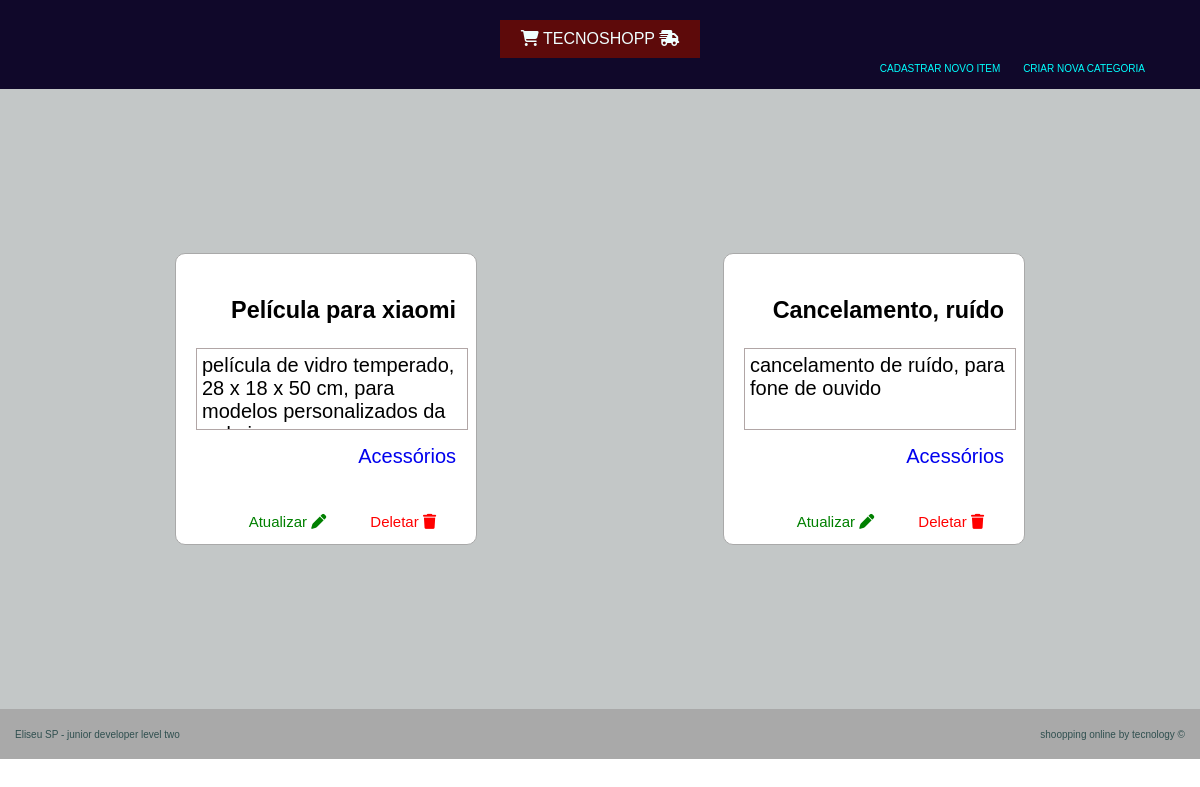
The app's page /categoria/produto/7/ with its own data.
### tecno/models.py (models this page shows, shortened)
class Produto(models.Model):
    index = models.BigAutoField(primary_key=True)
    nome = models.CharField(max_length=50, null=False)
    descricao = models.TextField()
    categoria = models.ForeignKey(Categoria, on_delete= models.CASCADE)

class Categoria(models.Model):
    index = models.BigAutoField(primary_key=True)
    nome = models.CharField(max_length=50, null=False)

### tecno/views/produto_da_categoria.py (the view)
# urls.py: path('categoria/produto/<int:index>/', produto_da_categoria, name= 'produto_da_categoria'),
def produto_da_categoria(request, index):
    produto = Produto.objects.filter(categoria = index).all()
    context = {
        'produto_da_categoria': produto
    }
    return render(request, 'categoria/produto_da_categoria.html', context= context)

### templates/categoria/produto_da_categoria.html
{% extends 'index.html' %}
{% block content %}
    <div class="main-lista-produto">
        {% for pdc in produto_da_categoria %}
            <div class="card">
                <ul>
                    <li><h3>{{ pdc.nome }}</h3></li>
                    <li class="descricao">{{ pdc.descricao }}</li>
                    <li class="card-categoria"><a href="/categoria/produto/{{pdc.categoria.index}}/">{{ pdc.categoria.nome }}</a></li>
                </ul>
                <div class="card-link">
                    <a class="card-link-atualizar" href="/atualizar/produto/{{pdc.index}}/">Atualizar <i class="fa-solid fa-pen"></i></a>
                    <a class="card-link-deletar" href="/deletar/produto/{{pdc.index}}/">Deletar <i class="fa-solid fa-trash"></i></a>
                </div>
            </div>
    {% endfor %}
    </div>
{% endblock%}

### static/css/style.css (style rules this page uses)
body { margin: 0; padding: 0; font-family: Arial, Helvetica, sans-serif; }
.main-lista-produto { margin: auto; width: 90%; min-height: 75vh; display: flex; flex-direction: row; flex-wrap: wrap; justify-content: center; align-items: center; gap: 1rem; padding: 10px; }
.card { background-color: white; display: inline-block; font-size: 20px; margin: auto; width: 300px; height: 290px; border: 1px solid darkgray; border-radius: 10px; }
.card ul { list-style: none; text-align: end; margin: 10px; padding: 10px; display: block; }
.card ul li { margin-bottom: 15px; }
.descricao { width: 100%; height: 70px; padding: 5px; border: 1px solid rgb(177, 166, 166); text-align: left; overflow: auto; }
.card-categoria { color: darkblue; }
.card-link { text-align: end; font-size: 15px; margin: 10px; padding : 10px; }
.card-link a { margin: 20px; }
.card-link-atualizar { color: green; }
.card-link-deletar { color: red; }
.card a { text-decoration: none; }

### records on screen
Produto: nome "Película para xiaomi", descricao "película de vidro temperado, 28 x 18 x 50 cm, para modelos personalizados da…", categoria.nome "Acessórios"
Produto: nome "Cancelamento, ruído", descricao "cancelamento de ruído, para fone de ouvido", categoria.nome "Acessórios"
